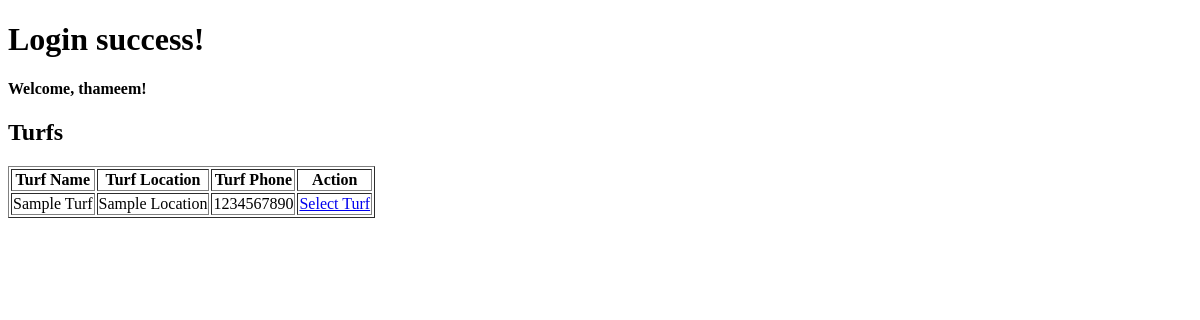
Page /dashboard (signed in) on the earlier database version.
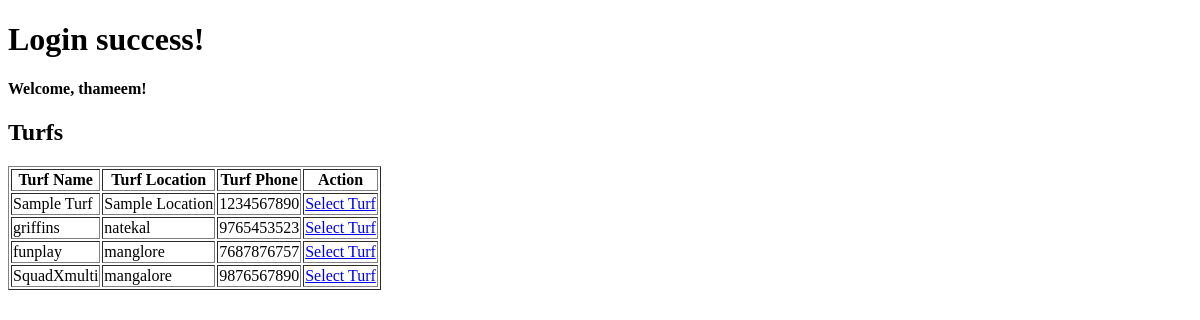
Same page on the later database version.
### app.py (models this page shows)
class User(db.Model, UserMixin):
    id = db.Column(db.Integer, primary_key=True)
    username = db.Column(db.String(20), nullable=False, unique=True)
    email = db.Column(db.String(120), nullable=False, unique=True)
    password = db.Column(db.String(80), nullable=False)

class Turf(db.Model):
    id = db.Column(db.Integer, primary_key=True)
    turf_name = db.Column(db.String(255), nullable=False)
    turf_location = db.Column(db.String(255), nullable=False)
    turf_phone = db.Column(db.String(15), nullable=True)
    games = db.relationship('Game', backref='turf', lazy=True)

### app.py (the view)
@app.route('/dashboard', methods=['GET', 'POST'])
@login_required
def dashboard():
    turfs = Turf.query.all()
    return render_template('dashboard.html', username=current_user.username, turfs=turfs)

### app.py (called while the page is built)
@login_manager.user_loader
def load_user(user_id):
    return User.query.get(int(user_id))

### templates/dashboard.html (shortened to what this page needs)
{% extends 'layout.html' %}
{% block body %}
    <h1>Login success!</h1>
    <h4>Welcome, {{ username }}!</h4>
    <h2>Turfs</h2>
    <table border="1">
        <thead>
            <tr>
                <th>Turf Name</th>
                <th>Turf Location</th>
                <th>Turf Phone</th>
                <th>Action</th>
            </tr>
        </thead>
        <tbody>
            {% for turf in turfs %}
                <tr>
                    <td>{{ turf.turf_name }}</td>
                    <td>{{ turf.turf_location }}</td>
                    <td>{{ turf.turf_phone }}</td>
                    <td><a href="{{ url_for('turf_detail', turf_id=turf.id) }}">Select Turf</a></td>
                </tr>
            {% endfor %}
        </tbody>
    </table>
{% endblock body %}

### templates/layout.html (shortened to what this page needs)
<!DOCTYPE html>
<html lang="en">
<head>
</head>
<body>
    {% block body %}
    {% endblock body %}
</body>
</html>

Differences in the rows shown:
added Turf: turf_name "griffins", turf_location "natekal", turf_phone "9765453523"
added Turf: turf_name "funplay", turf_location "manglore", turf_phone "7687876757"
added Turf: turf_name "SquadXmulti", turf_location "mangalore", turf_phone "9876567890"
